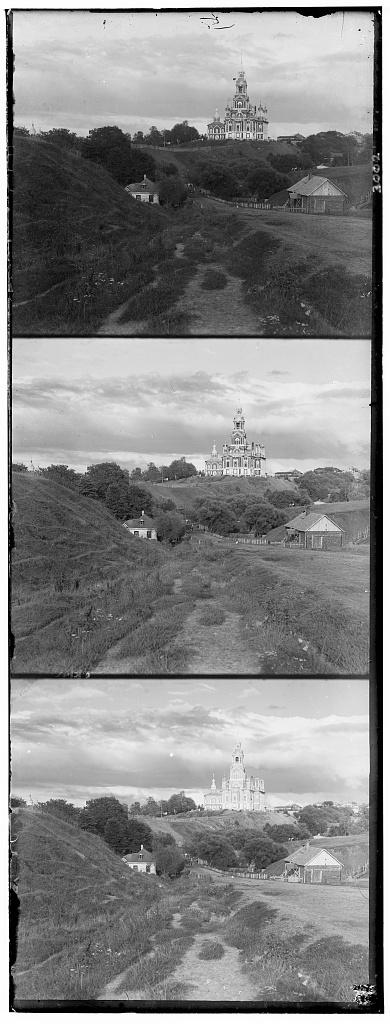
#> input picture P1_Images_of_the_Russian_Empire/data/cathedral.jpg, 390 x 1024 px
$ python main.py
#> lines starting #> are read from the running program, lines starting #| are printed output that depends on the picture; after the words box and inside, x2 and y2 are one past the last pixel; in counts of white or black regions, pixels touching at a corner belong together
### P1_Images_of_the_Russian_Empire/utils.py
import matplotlib.pyplot as plt
import numpy as np
from PIL import Image
import cv2
import skimage as sk


def get_3_colourchannels_boilerplate(input_img):
    """Cleaning up the handout code"""
#> called with input_img = './data/cathedral.jpg'

    im = plt.imread(input_img)
#> im is the input picture: shape (1024, 390); min 0, max 255, mean 133.7
    # convert to double (might want to do this later on to save memory)
    im = sk.img_as_float(im)

    # im = resize(im, (int(im.shape[0] / 2), int(im.shape[1] / 2)), anti_aliasing=True)

    # compute height of each part as simply 1/3 of total height
    height = np.floor(im.shape[0] / 3.0).astype(np.int32)
#> height = 341

    # separate the color channels
    r = im[2 * height : 3 * height]
    g = im[height : 2 * height]
    b = im[:height]
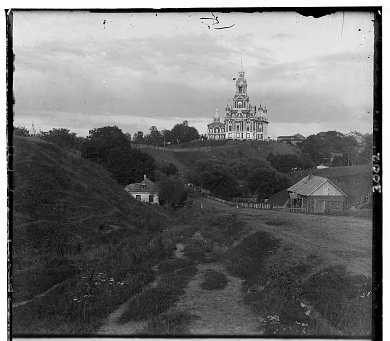
#> b: shape (341, 390) float64; min 0, max 1, mean 0.447
    return r, g, b


def resize_channels(r, g, b, new_size):
    """    Resize each color channel to the given size (width, height)."""
#> called with new_size = (500, 500)

    r_img = Image.fromarray((r * 255).astype(np.uint8))
    g_img = Image.fromarray((g * 255).astype(np.uint8))
    b_img = Image.fromarray((b * 255).astype(np.uint8))

    resized_r = r_img.resize(new_size)
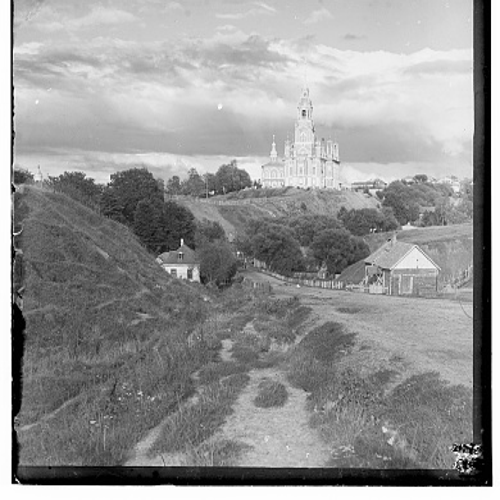
#> resized_r: PIL image 500x500 L; min 0, max 255, mean 149
    resized_g = g_img.resize(new_size)
    resized_b = b_img.resize(new_size)
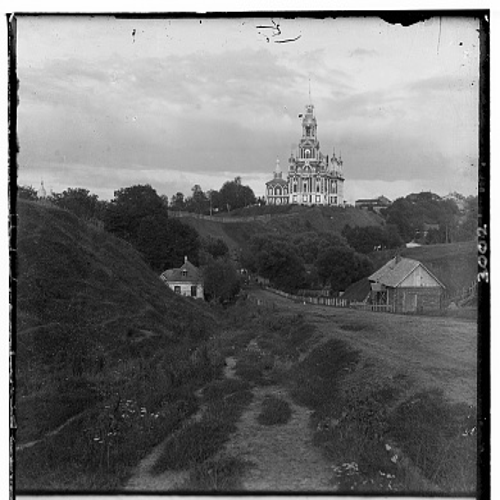
#> resized_b: PIL image 500x500 L; min 0, max 255, mean 113.9

    resized_r = np.array(resized_r) / 255.0
#> resized_r: shape (500, 500) float64
    resized_g = np.array(resized_g) / 255.0
#> resized_g: shape (500, 500) float64
    resized_b = np.array(resized_b) / 255.0
#> resized_b: shape (500, 500) float64

    return resized_r, resized_g, resized_b

# [88 lines left out: functions display_images, display_images_noQt, crop_image_with_corners, not called in this run]


def crop_image_from_center(img, center, circumradius: int):
    """Crop image by declaring a centr pixel coordinate then grabbing the 'circumradius' amount of pixels above it, below, to its right and elft."""
    center_row, center_col = center

    cropped_img = img[
        center_row - circumradius : center_row + circumradius,
        center_col - circumradius : center_col + circumradius,
    ]
    return cropped_img


def translate_image(img, x_offset: int, y_offset: int):
    """Translate an image given x and y offsets.
    Retains img-dimensions between input- and output-image by either adding black padding or dropping pixels.
    Positive x_offset means translating to the right (dropping pixels on the rightmost side and adding black padding on the left side), positive y_offset means translating upwards.
    """

    rows, cols = img.shape
    translated_img = np.zeros((rows, cols), dtype=img.dtype)  # Empty image of same size

    x_offset = x_offset * (-1)

    if y_offset >= 0:
        src_rows = slice(y_offset, rows)
        dst_rows = slice(0, rows - y_offset)
    else:
        src_rows = slice(0, rows + y_offset)
        dst_rows = slice(-y_offset, rows)

    if x_offset >= 0:
        src_cols = slice(x_offset, cols)
        dst_cols = slice(0, cols - x_offset)
    else:
        src_cols = slice(0, cols + x_offset)
        dst_cols = slice(-x_offset, cols)

    translated_img[dst_rows, dst_cols] = img[src_rows, src_cols]

    return translated_img


# [15 lines left out: functions numpyarr_to_img, adjust_average_pixel_value, not called in this run]


def remove_borders(r, g, b):
    """Remove borders such that only the overlapping parts remain. Solution could be more or less intelligent"""
    assert r.shape == g.shape == b.shape
    max_height, max_width = r.shape
#> max_height = 500; max_width = 500
    r = crop_image_from_center(
        r, (max_height // 2, max_width // 2), int(0.85 * min(max_height, max_width) / 2)
    )
    g = crop_image_from_center(
        g, (max_height // 2, max_width // 2), int(0.85 * min(max_height, max_width) / 2)
    )
    b = crop_image_from_center(
        b, (max_height // 2, max_width // 2), int(0.85 * min(max_height, max_width) / 2)
    )
    return r, g, b


def display_image(image_array):
    img = Image.fromarray(image_array)
    img.show()


def display_image_opencv(image_array, scale_factor=1.0):

    height, width = image_array.shape[:2]
    new_dimensions = (int(width * scale_factor), int(height * scale_factor))
    resized_image = cv2.resize(
        image_array, new_dimensions, interpolation=cv2.INTER_LINEAR
    )

    cv2.imshow("Image", resized_image)
    cv2.waitKey(0)
    cv2.destroyAllWindows()

### P1_Images_of_the_Russian_Empire/aligner.py
import numpy as np
import matplotlib.pyplot as plt
from utils import (
    crop_image_from_center,
    translate_image,
    numpyarr_to_img,
    adjust_average_pixel_value,
    display_image_opencv,
)
from ncc import ncc2
import skimage as sk
import skimage.io as skio
from image_similarity import custom_metric, custom_edge_metric, canny_edge_detection

# align the images
# functions that might be useful for aligning the images include:
# np.roll, np.sum, sk.transform.rescale (for multiscale)


class Aligner:
    def dummy_align(self, base_img, target_img):
        """Handy for testing purposes. Returns the base image."""
        return base_img

    def simple_align(self, base_img, target_img):
        """Searches over a window of [-N,N] possible translational pixel displacements."""
        assert base_img.shape == target_img.shape

        ### User defined parameters
        N = 15
        SEARCH_GRID_CIRCUMRADIUS = 15

        # Compare a large as possible window of pixels
        SEARCH_GRID_CIRCUMRADIUS = min(
            SEARCH_GRID_CIRCUMRADIUS,
            base_img.shape[0] // 2 - N,
            base_img.shape[1] // 2 - N,
        )

        img_width, img_height = base_img.shape
        center_x = img_width // 2
        center_y = img_height // 2

        best_alignment_score = np.inf
        best_alignment = (0, 0)
        for i in range(-N, N + 1):
            for j in range(-N, N + 1):

                cropped_base_img = crop_image_from_center(
                    base_img,
                    center=(center_x + i, center_y + j),
                    circumradius=SEARCH_GRID_CIRCUMRADIUS,
                )

                cropped_target_img = crop_image_from_center(
                    target_img,
                    center=(center_x, center_y),
                    circumradius=SEARCH_GRID_CIRCUMRADIUS,
                )

                #cropped_base_img = adjust_average_pixel_value(
                #    cropped_base_img, cropped_target_img
                #)

                croppped_base_edges = canny_edge_detection(cropped_base_img)
                croppped_target_edges = canny_edge_detection(cropped_target_img)

                # fig, axs = plt.subplots(1, 5, figsize=(15, 5)) # Debugging
                # axs[0].imshow(cropped_base_img, cmap="gray")
                # axs[0].set_title("Cropped Base Image")

                # axs[1].imshow(cropped_target_img, cmap="gray")
                # axs[1].set_title("Cropped Target Image")

                # zero_img = np.zeros_like(cropped_base_img)
                # axs[2].imshow(zero_img, cmap="gray")
                # axs[2].set_title("Cropped Base Image with translation")

                # axs[3].imshow(croppped_base_edges, cmap="gray")
                # axs[3].set_title("Cropped Base Image modified")

                # axs[4].imshow(croppped_target_edges, cmap="gray")
                # axs[4].set_title("Cropped Target Image modified")
                # plt.tight_layout()
                # plt.show()

                #display_image_opencv(cropped_base_img, 6)
                #display_image_opencv(cropped_target_img, 6)
                #display_image_opencv(croppped_base_edges, 6)
                #display_image_opencv(croppped_target_edges, 6)

                # weighted sum on both "regular" and edge images
                similarity_score = 1.0 * custom_metric(
                    cropped_base_img, cropped_target_img
                ) + 0.0 * custom_edge_metric(croppped_base_edges, croppped_target_edges)

                if similarity_score < best_alignment_score:
                    best_alignment = (i, j)
                    best_alignment_score = similarity_score
                    print(f"***Dissimiliarity score: {best_alignment_score} at: {-j, i}")

        print(f"best alignment at coords: {-best_alignment[1], best_alignment[0]}")
        aligned_image = translate_image(base_img, -best_alignment[1], best_alignment[0])

        return aligned_image


# [12 lines left out: function gaussian_normalize_to_01, not called in this run]

### P1_Images_of_the_Russian_Empire/image_similarity.py
import numpy as np
import matplotlib.pyplot as plt
from utils import (
    crop_image_from_center,
    translate_image,
    numpyarr_to_img,
    adjust_average_pixel_value,
)
from ncc import ncc2
import skimage as sk
import skimage.io as skio
import cv2

from skimage.metrics import structural_similarity as ssim
from skimage.metrics import mean_squared_error as mse
from skimage.metrics import normalized_root_mse as nrmse
from skimage.measure import pearson_corr_coeff, find_contours


def custom_metric(img1, img2):
    s = 0  # similarity-score as weighted sum of different metrics
    pcc, _ = pearson_corr_coeff(img1, img2)

    # [4 lines of commented-out code are left out]
    s += 1.0 * ssim_metric(img1, img2)
    # [5 lines of commented-out code are left out]

    return s


def custom_edge_metric(img1, img2):
    img1 = img1 * 100
    img2 = img2 * 100

    s = 0  # similarity-score as weighted sum of different metrics
    pcc, _ = pearson_corr_coeff(img1, img2)

    # [8 lines of commented-out code are left out]
    s += 1.0 * l2_norm_mean(img1, img2)
    # s += 1.0 * ncc_v3(img1, img2)

    return s


def ssim_metric(img1, img2):
    ssim_score = ssim(
        img1, img2, data_range=max(img1.max(), img2.max()) - min(img1.min(), img2.min())
    )
    normalized_dissimilarity_ssim_score = (
        1 - ssim_score
    ) / 2  # 0.0 means identical, 1.0 means completely different as opposed to ssim_score which is the opposite (1.0 means identical, -1 means completely different)
    return normalized_dissimilarity_ssim_score


def mae(img1, img2):
    score = np.mean(np.abs(img1 - img2))
    return score


def l2_norm_mean(img1, img2):
    assert img1.shape == img2.shape

    difference = img1 - img2
    l2_norm = np.mean(np.sqrt(np.sum(np.square(difference))))

    return l2_norm


# [26 lines left out: functions ncc_v0, ncc_v3, not called in this run]


def canny_edge_detection(img_2d):
    img_2d = (255 * img_2d).astype(np.uint8)

    img_blur = cv2.GaussianBlur(img_2d, (1, 1), 0)
    edges = cv2.Canny(image=img_blur, threshold1=40, threshold2=300)

    return edges

### P1_Images_of_the_Russian_Empire/main.py
# CS194-26 (CS294-26): Project 1 starter Python code

# these are just some suggested libraries
# instead of scikit-image you could use matplotlib and opencv to read, write, and display images

import numpy as np
import skimage as sk
import matplotlib.pyplot as plt
import matplotlib.image as mpimg
from aligner import Aligner
from utils import (
    get_3_colourchannels_boilerplate,
    display_images,
    display_images_noQt,
    display_image,
    display_image_opencv,
    resize_channels
)
from skimage.transform import rescale, resize
from utils import translate_image, remove_borders
from PIL import Image


INPUT_IMAGE = "./data/cathedral.jpg"
OUTPUT_IMAGE_PATH = "./output/out_colourized.jpg"


if __name__ == "__main__":
    r, g, b = get_3_colourchannels_boilerplate(INPUT_IMAGE)
    r, g, b = resize_channels(r, g, b, (500, 500))
    r, g, b = remove_borders(r, g, b)


    # consturcting image manually
    # current algo-estimate
    r_man = translate_image(r, 3, -8)
    g_man = translate_image(g, 2, -5)

    # attempt at imporivng algo estimate
    r_man = translate_image(r, 3, -8)
    g_man = translate_image(g, 2, -5)
    im_man = np.dstack([r_man, g_man, b])
    display_image_opencv(im_man, 3)


    # aligning images 'r' and 'g' to a position as similar as possible to 'b'
    aligner = Aligner()
    #ar = aligner.simple_align(b, b)
    ar = aligner.simple_align(r, b)
#> the loop in simple_align, `for i in range(-N, N + 1):` made 31 passes
#> pass 1, in crop_image_from_center (call 4), `cropped_img = img[ center_row - circumradius : center_row + circumradi..`:
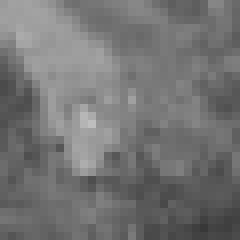
#> cropped_img: shape (30, 30) float64 (shown 8 times larger); min 0.22, max 0.745, mean 0.454
#> pass 1, in canny_edge_detection, `edges = cv2.Canny(image=img_blur, threshold1=40, threshold2=300)`:
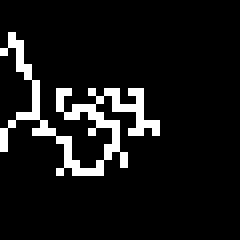
#> edges: shape (30, 30) (shown 8 times larger); 8.6% white in thin lines or dots, all inside (x1, y1, x2, y2) = (0, 4, 20, 22)
#> after the loop in simple_align, `for i in range(-N, N + 1):`: croppped_base_edges: shape (30, 30); 14.3% white in thin lines or dots, all inside (x1, y1, x2, y2) = (0, 8, 30, 30)
#| best alignment at coords: (-2, -10)
    ag = aligner.simple_align(g, b)
#> after the loop in simple_align (call 2), `for i in range(-N, N + 1):`: croppped_base_edges: shape (30, 30); 7.4% white in thin lines or dots, all inside (x1, y1, x2, y2) = (0, 17, 20, 30)
#| best alignment at coords: (3, -7)
#> in translate_image (call 6), `translated_img[dst_rows, dst_cols] = img[src_rows, src_cols]`:
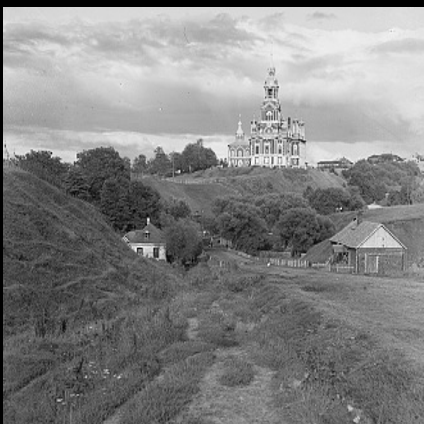
#> translated_img: shape (424, 424) float64; min 0, max 1, mean 0.516
    ab = aligner.simple_align(b, b)
#| best alignment at coords: (0, 0)

    # Creating color image by assembling the three colour channels red, green and blue.
    im_out_baseline = np.dstack([r, g, b])
    im_out = np.dstack([ar, ag, b])

    display_image_opencv(im_out_baseline, 3)
    display_image_opencv(im_out, 3)


    plt.imsave(OUTPUT_IMAGE_PATH, im_out)
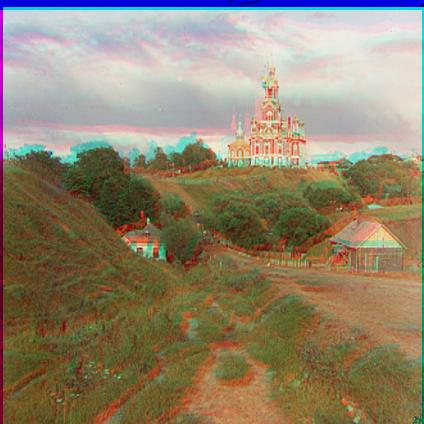
#> saved as out_colourized.jpg: shape (424, 424, 3); mean R, G, B 144.4, 131.7, 108.3

$ run again, with P1_Images_of_the_Russian_Empire/data/monastery.jpg copied over P1_Images_of_the_Russian_Empire/data/cathedral.jpg
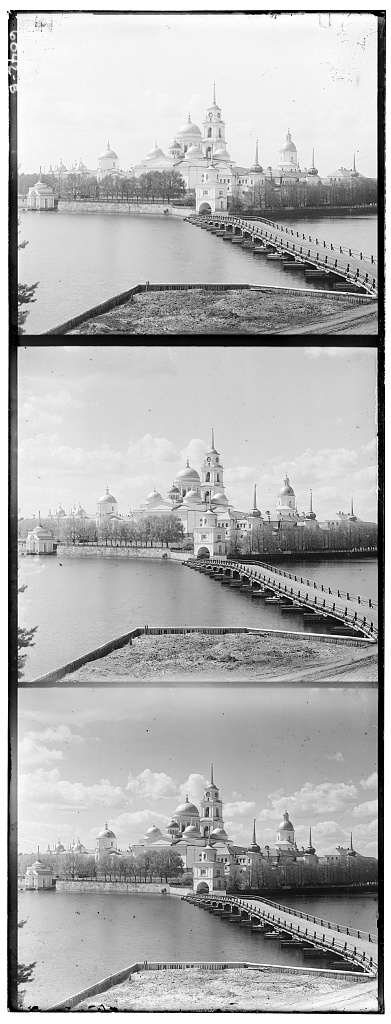
#> input picture P1_Images_of_the_Russian_Empire/data/monastery.jpg, 391 x 1024 px
#> in get_3_colourchannels_boilerplate, im is the input picture: shape (1024, 391); min 0, max 255, mean 177.7
#> the loop in simple_align, `for i in range(-N, N + 1):` made 31 passes
#> pass 1, in canny_edge_detection, `edges = cv2.Canny(image=img_blur, threshold1=40, threshold2=300)`:
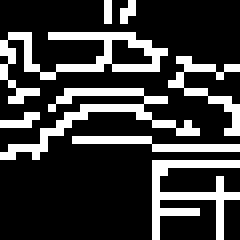
#> edges: shape (30, 30) (shown 8 times larger); 23% white in thin lines or dots
#| best alignment at coords: (3, -4)
#| best alignment at coords: (2, 5)
#| best alignment at coords: (0, 0)
#> `plt.imsave(OUTPUT_IMAGE_PATH, im_out)`:
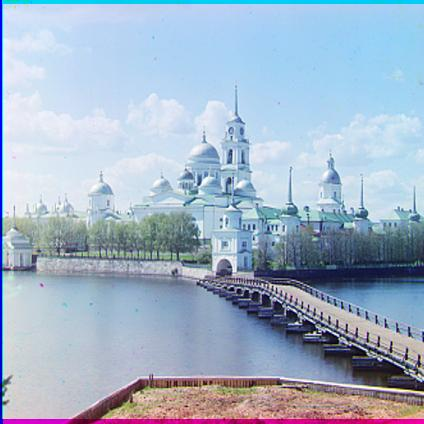
#> saved as out_colourized.jpg: shape (424, 424, 3); mean R, G, B 161.5, 178.7, 199.1

$ run again, with P1_Images_of_the_Russian_Empire/data/tobolsk.jpg copied over P1_Images_of_the_Russian_Empire/data/cathedral.jpg
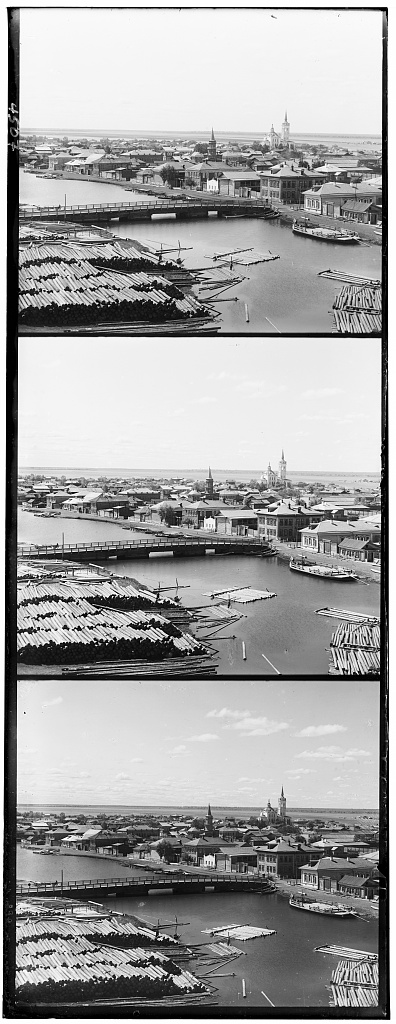
#> input picture P1_Images_of_the_Russian_Empire/data/tobolsk.jpg, 396 x 1024 px
#> in get_3_colourchannels_boilerplate, im is the input picture: shape (1024, 396); min 0, max 255, mean 161
#> the loop in simple_align, `for i in range(-N, N + 1):` made 31 passes
#> pass 1, in canny_edge_detection, `edges = cv2.Canny(image=img_blur, threshold1=40, threshold2=300)`:
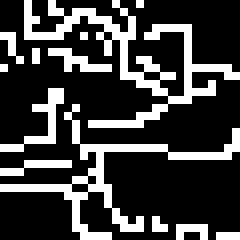
#> edges: shape (30, 30) (shown 8 times larger); 24.7% white in thin lines or dots
#| best alignment at coords: (4, -10)
#| best alignment at coords: (3, -4)
#| best alignment at coords: (0, 0)
#> `plt.imsave(OUTPUT_IMAGE_PATH, im_out)`:
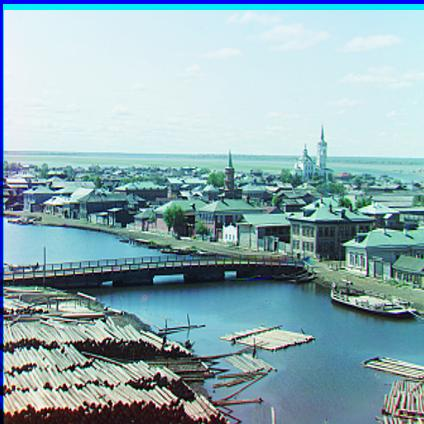
#> saved as out_colourized.jpg: shape (424, 424, 3); mean R, G, B 141.6, 172.1, 178.6
